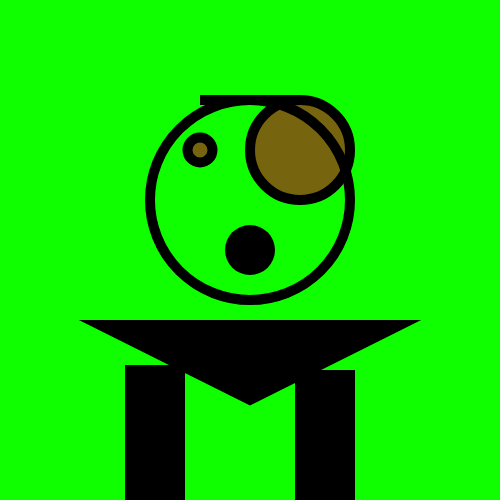
Frame 1 (no input)
Frame 60 (no input): identical to frame 1, image omitted
Frame 120 (the mouse pressed at the canvas centre since frame 60): identical to frame 1, image omitted

The p5.js sketch that drew this single still picture (run headless with seeded random() and noise() and a simulated clock; from frame 60 on, the mouse is pressed at the canvas centre):

// p5.js sketch
// ── sketch.js
/* self portrait
*/

function setup() {
    createCanvas(500, 500);
    
}

function draw() {
   var eye = 25;
    var eye2 = 100;
    var headsize = 200;
//eyes
    background("#0FFF00");
    fill("#77640E");
    stroke("#000000");
    strokeWeight(10);
    ellipse(200,150,eye);
    ellipse(300,150,eye2);
//mouth
    fill("#000000");
    noStroke();
    ellipse(250,250, 50, 50);
//head
    noFill();
    stroke("#000000");
    strokeWeight(10);
    ellipse(250, 200, headsize);
//eyebrow
    triangle(300, 100, 300, 100, 200, 100);
    
    fill("#000000");
    triangle(100, 325, 400, 325, 250, 400);
fill("#000000")    
rect(130, 370, 50, 200);
rect(300, 375, 50, 200);}
